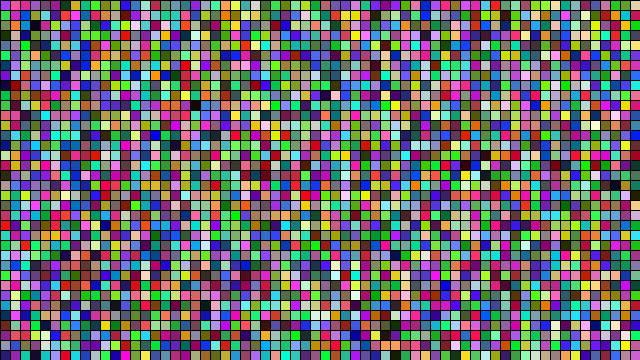
Frame 1 (no input)
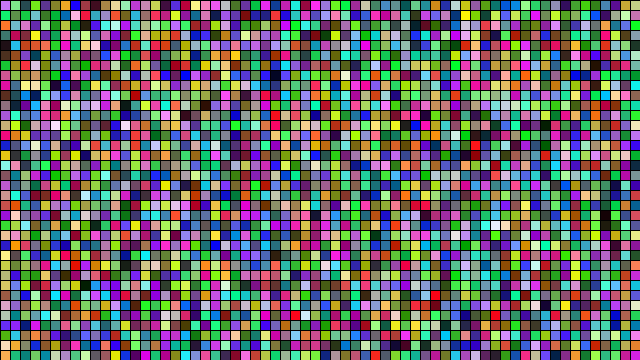
Frame 60 (the mouse pressed at the canvas centre just before this capture)
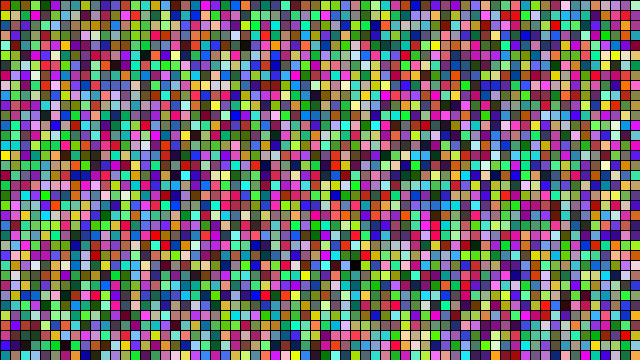
Frame 120 (the mouse held since frame 60 and released just before this capture)

The Processing sketch that drew these frames (run headless with seeded random() and noise(); from frame 60 on, the mouse is pressed at the canvas centre):

// Processing sketch: Disco01
// ── Disco01.pde
int w = 10, h=10;


void setup() {
  size(640, 360);
}
void draw() {
  background(50);
  strokeWeight(1);
  for (int i=0; i<width; i+=w) {
    for (int j=0; j<height; j+=h) {
      fill(random(255),random(255),random(255));
      rect(i, j, w, h);
    }
  }
  delay(200);
}
